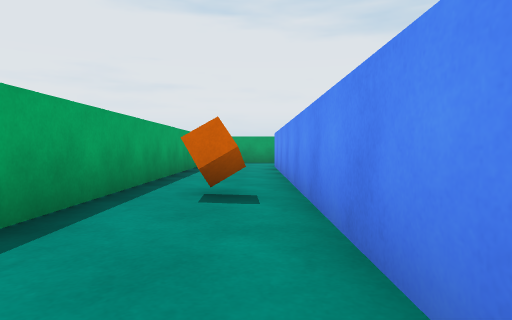
view 1 (above)

20 first-person views from a walk through a Unity game level. The camera is 0.55 m above the floor, tilts 2° down and sees 75° across. The floor is counted in squares, 1 m on a side. Each view is taken from the middle of a square. On the plan, view 1 faces up. The plan holds only what a view shows up to about 9 squares ahead; the rest is blank. The player character is not drawn. Surface patterns are stand-ins for the level's own textures.

view 2
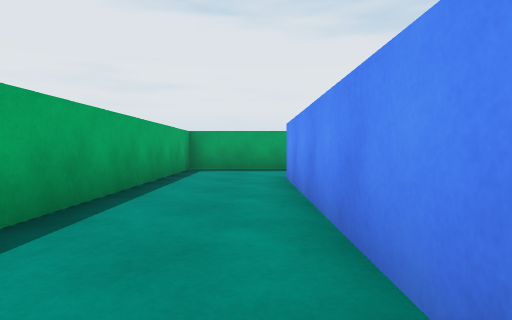

view 3
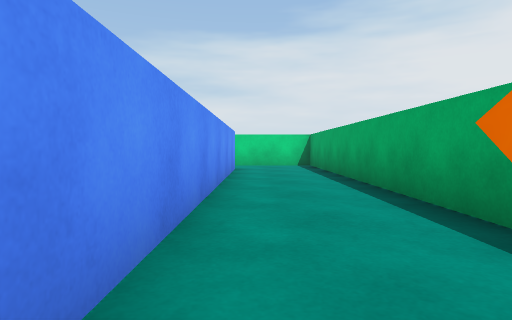

view 4
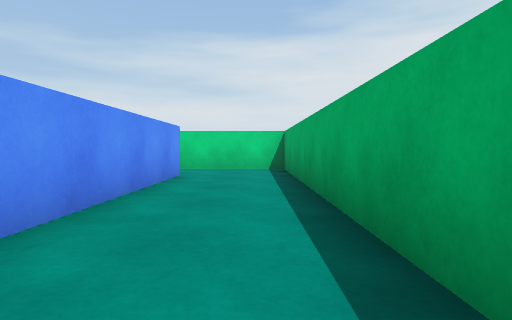

view 5
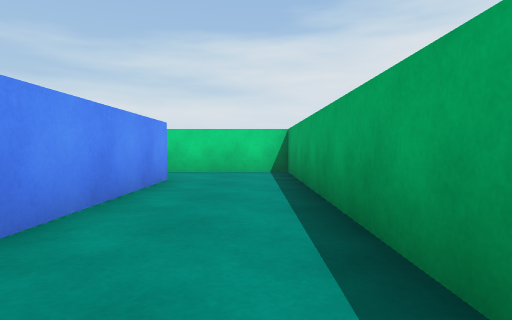

view 6
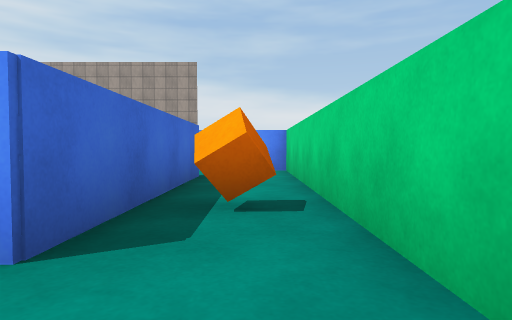

view 7
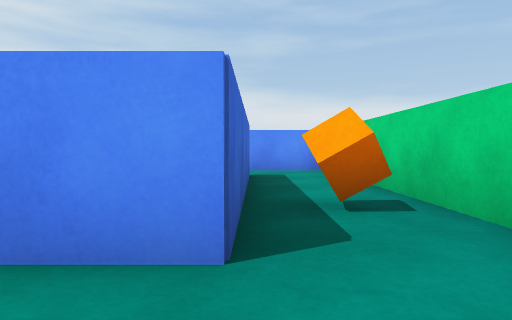

view 8
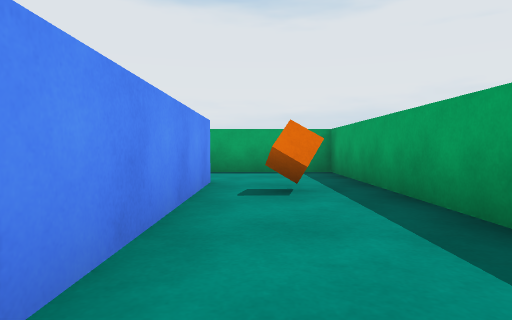

view 9
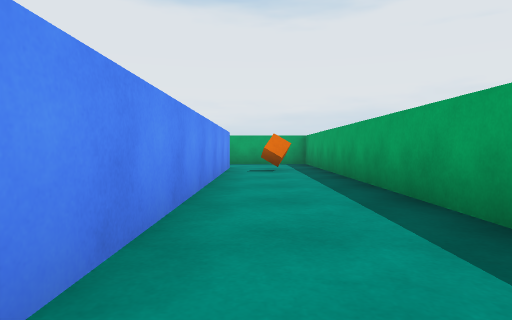

view 10
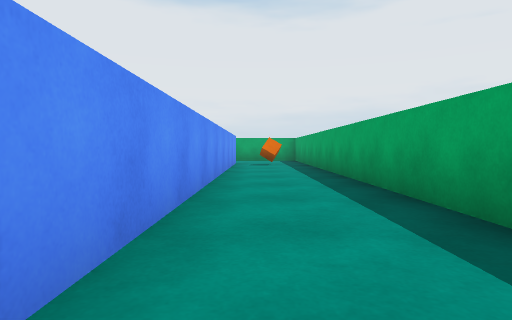

view 11
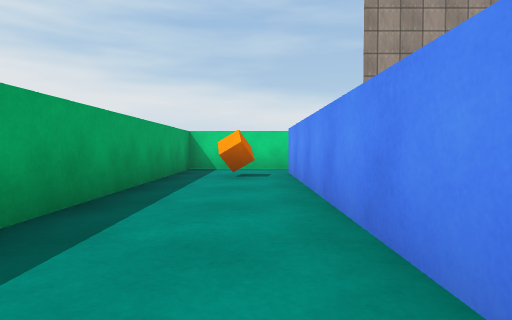

view 12
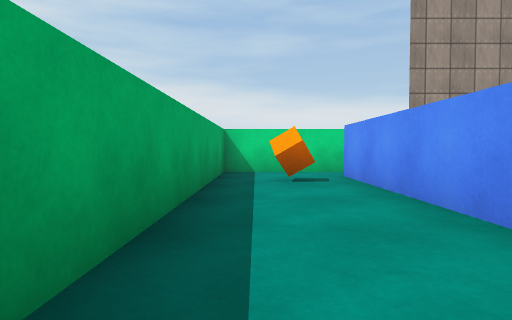

view 13
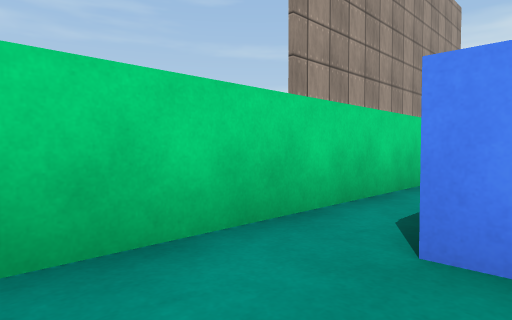

view 14
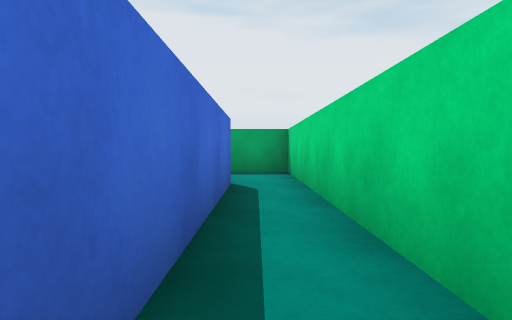

view 15
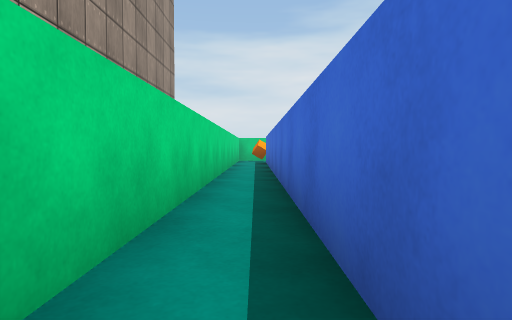

view 16
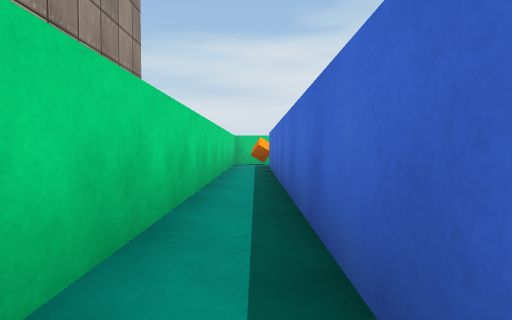

view 17
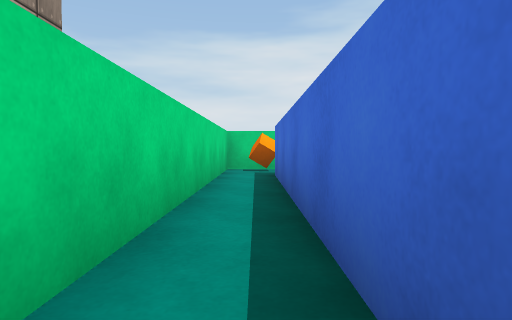

view 18
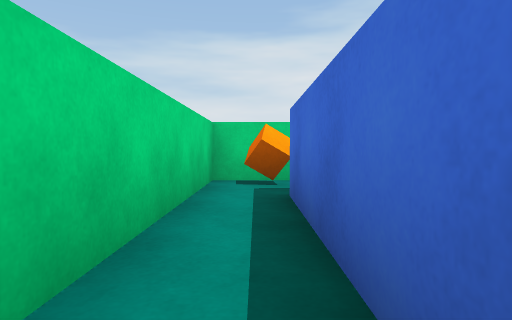

view 19
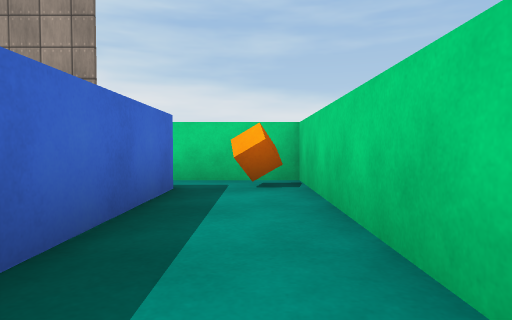

view 20
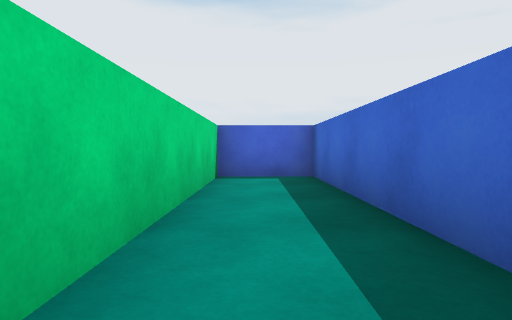

### Floor plan
Points are (right, up) in squares from view 1. A wall is a line through its corners. A room is listed if a view was taken in it or the views show most of it. See-through windows are left out.
Room 1 (views 1, 2, 3, 4, 5, 6, 7, 8, 9, 10, 11, 12, 13, 14, 15, 16, 17, 18)
walls: (5.5, -4.9) (0.6, -4.9) (0.6, 10.3) (16.6, 10.3) (16.6, -4.9); (17.7, -5.6) (17.7, 12.8) (-1.8, 12.8) (-1.8, -6.8) (7.2, -6.8) (7.2, -4.8)
ways out: opening at (17, -6) to room 2; opening at (6, -5)
objects: orange cube (-1, 4); orange cube (2, -6); orange cube (2, 11); orange cube (16, 11)
Room 2 (views 19, 20)
walls: (16.6, -4.9) (9.5, -4.9) (9.5, -6.8) (17.7, -6.8) (17.7, -5.6)
ways out: opening at (17, -6) to room 1
objects: orange cube (17, -6)

Positions as (right, up) in squares from view 1, and headings:
1: (0, 0), facing up
2: (0, 4), facing up
3: (0, 4), facing down
4: (-1, 2), facing down
5: (-1, 1), facing down
6: (-1, -6), facing right
7: (-1, -5), facing right
8: (6, 11), facing left
9: (10, 11), facing left
10: (13, 11), facing left
11: (9, 11), facing right
12: (10, 12), facing right
13: (16, 12), facing down-right
14: (17, 5), facing up
15: (17, 8), facing down
16: (17, 5), facing down
17: (17, 2), facing down
18: (17, -1), facing down
19: (12, -6), facing right
20: (16, -6), facing left
